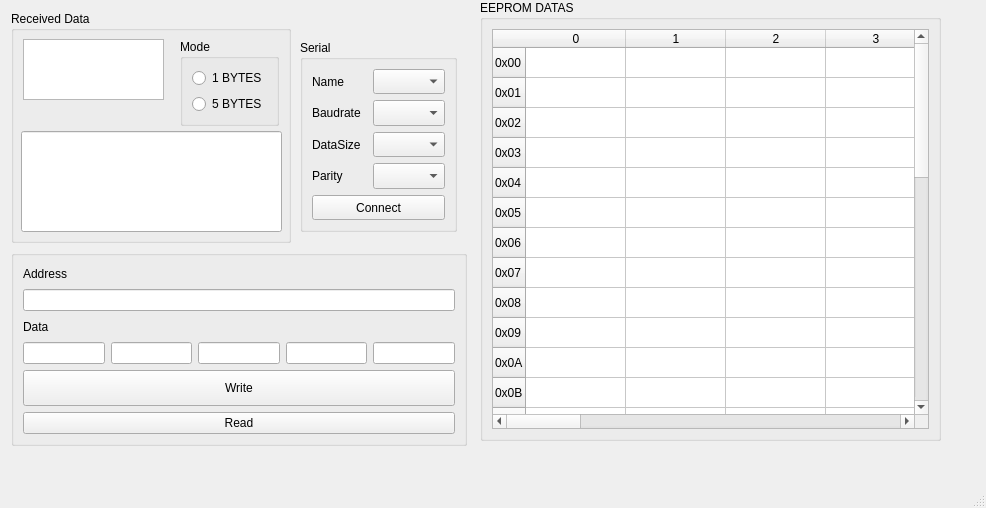
<?xml version="1.0" encoding="UTF-8"?>
<ui version="4.0">
 <class>MainWindow</class>
 <widget class="QMainWindow" name="MainWindow">
  <property name="geometry">
   <rect>
    <x>0</x>
    <y>0</y>
    <width>986</width>
    <height>508</height>
   </rect>
  </property>
  <property name="windowTitle">
   <string>MainWindow</string>
  </property>
  <widget class="QWidget" name="centralwidget">
   <widget class="QGroupBox" name="groupBox_2">
    <property name="geometry">
     <rect>
      <x>300</x>
      <y>40</y>
      <width>157</width>
      <height>192</height>
     </rect>
    </property>
    <property name="sizePolicy">
     <sizepolicy hsizetype="Preferred" vsizetype="Preferred">
      <horstretch>0</horstretch>
      <verstretch>0</verstretch>
     </sizepolicy>
    </property>
    <property name="title">
     <string>Serial</string>
    </property>
    <layout class="QGridLayout" name="gridLayout_3">
     <item row="0" column="0">
      <layout class="QHBoxLayout" name="horizontalLayout_6">
       <item>
        <widget class="QLabel" name="label">
         <property name="sizePolicy">
          <sizepolicy hsizetype="Preferred" vsizetype="Preferred">
           <horstretch>0</horstretch>
           <verstretch>0</verstretch>
          </sizepolicy>
         </property>
         <property name="text">
          <string>Name</string>
         </property>
        </widget>
       </item>
       <item>
        <widget class="QComboBox" name="comboBox_name">
         <property name="sizePolicy">
          <sizepolicy hsizetype="Preferred" vsizetype="Preferred">
           <horstretch>0</horstretch>
           <verstretch>0</verstretch>
          </sizepolicy>
         </property>
        </widget>
       </item>
      </layout>
     </item>
     <item row="1" column="0">
      <layout class="QHBoxLayout" name="horizontalLayout_7">
       <item>
        <widget class="QLabel" name="label_2">
         <property name="sizePolicy">
          <sizepolicy hsizetype="Preferred" vsizetype="Preferred">
           <horstretch>0</horstretch>
           <verstretch>0</verstretch>
          </sizepolicy>
         </property>
         <property name="text">
          <string>Baudrate</string>
         </property>
        </widget>
       </item>
       <item>
        <widget class="QComboBox" name="comboBox_baudrate">
         <property name="sizePolicy">
          <sizepolicy hsizetype="Preferred" vsizetype="Preferred">
           <horstretch>0</horstretch>
           <verstretch>0</verstretch>
          </sizepolicy>
         </property>
        </widget>
       </item>
      </layout>
     </item>
     <item row="2" column="0">
      <layout class="QHBoxLayout" name="horizontalLayout_8">
       <item>
        <widget class="QLabel" name="label_3">
         <property name="sizePolicy">
          <sizepolicy hsizetype="Preferred" vsizetype="Preferred">
           <horstretch>0</horstretch>
           <verstretch>0</verstretch>
          </sizepolicy>
         </property>
         <property name="text">
          <string>DataSize</string>
         </property>
        </widget>
       </item>
       <item>
        <widget class="QComboBox" name="comboBox_datasize">
         <property name="sizePolicy">
          <sizepolicy hsizetype="Preferred" vsizetype="Preferred">
           <horstretch>0</horstretch>
           <verstretch>0</verstretch>
          </sizepolicy>
         </property>
        </widget>
       </item>
      </layout>
     </item>
     <item row="3" column="0">
      <layout class="QHBoxLayout" name="horizontalLayout_9">
       <item>
        <widget class="QLabel" name="label_4">
         <property name="sizePolicy">
          <sizepolicy hsizetype="Preferred" vsizetype="Preferred">
           <horstretch>0</horstretch>
           <verstretch>0</verstretch>
          </sizepolicy>
         </property>
         <property name="text">
          <string>Parity</string>
         </property>
        </widget>
       </item>
       <item>
        <widget class="QComboBox" name="comboBox_parity">
         <property name="sizePolicy">
          <sizepolicy hsizetype="Preferred" vsizetype="Preferred">
           <horstretch>0</horstretch>
           <verstretch>0</verstretch>
          </sizepolicy>
         </property>
        </widget>
       </item>
      </layout>
     </item>
     <item row="4" column="0">
      <widget class="QPushButton" name="pushButton_connect">
       <property name="sizePolicy">
        <sizepolicy hsizetype="Minimum" vsizetype="Preferred">
         <horstretch>0</horstretch>
         <verstretch>0</verstretch>
        </sizepolicy>
       </property>
       <property name="text">
        <string>Connect</string>
       </property>
      </widget>
     </item>
    </layout>
   </widget>
   <widget class="QGroupBox" name="groupBox">
    <property name="geometry">
     <rect>
      <x>11</x>
      <y>11</y>
      <width>280</width>
      <height>232</height>
     </rect>
    </property>
    <property name="sizePolicy">
     <sizepolicy hsizetype="Preferred" vsizetype="Preferred">
      <horstretch>0</horstretch>
      <verstretch>0</verstretch>
     </sizepolicy>
    </property>
    <property name="title">
     <string>Received Data</string>
    </property>
    <widget class="QTextEdit" name="textEdit_rdata">
     <property name="geometry">
      <rect>
       <x>12</x>
       <y>28</y>
       <width>141</width>
       <height>61</height>
      </rect>
     </property>
     <property name="sizePolicy">
      <sizepolicy hsizetype="Expanding" vsizetype="Preferred">
       <horstretch>0</horstretch>
       <verstretch>0</verstretch>
      </sizepolicy>
     </property>
    </widget>
    <widget class="QGroupBox" name="groupBox_4">
     <property name="geometry">
      <rect>
       <x>169</x>
       <y>28</y>
       <width>99</width>
       <height>87</height>
      </rect>
     </property>
     <property name="sizePolicy">
      <sizepolicy hsizetype="Preferred" vsizetype="Preferred">
       <horstretch>0</horstretch>
       <verstretch>0</verstretch>
      </sizepolicy>
     </property>
     <property name="title">
      <string>Mode</string>
     </property>
     <layout class="QVBoxLayout" name="verticalLayout">
      <item>
       <widget class="QRadioButton" name="radioButton">
        <property name="text">
         <string>1 BYTES</string>
        </property>
       </widget>
      </item>
      <item>
       <widget class="QRadioButton" name="radioButton_2">
        <property name="text">
         <string>5 BYTES</string>
        </property>
       </widget>
      </item>
     </layout>
    </widget>
    <widget class="QLineEdit" name="lineEdit_rdata">
     <property name="geometry">
      <rect>
       <x>10</x>
       <y>120</y>
       <width>261</width>
       <height>101</height>
      </rect>
     </property>
    </widget>
   </widget>
   <widget class="QGroupBox" name="groupBox_3">
    <property name="geometry">
     <rect>
      <x>11</x>
      <y>250</y>
      <width>456</width>
      <height>196</height>
     </rect>
    </property>
    <property name="sizePolicy">
     <sizepolicy hsizetype="Preferred" vsizetype="Preferred">
      <horstretch>0</horstretch>
      <verstretch>0</verstretch>
     </sizepolicy>
    </property>
    <property name="title">
     <string/>
    </property>
    <layout class="QGridLayout" name="gridLayout_2">
     <item row="0" column="0">
      <widget class="QLabel" name="label_5">
       <property name="text">
        <string>Address</string>
       </property>
      </widget>
     </item>
     <item row="4" column="2">
      <widget class="QLineEdit" name="lineEdit_data_2">
       <property name="sizePolicy">
        <sizepolicy hsizetype="Expanding" vsizetype="Preferred">
         <horstretch>0</horstretch>
         <verstretch>0</verstretch>
        </sizepolicy>
       </property>
       <property name="text">
        <string/>
       </property>
      </widget>
     </item>
     <item row="1" column="0" colspan="5">
      <widget class="QLineEdit" name="lineEdit_addr">
       <property name="sizePolicy">
        <sizepolicy hsizetype="Expanding" vsizetype="Preferred">
         <horstretch>0</horstretch>
         <verstretch>0</verstretch>
        </sizepolicy>
       </property>
      </widget>
     </item>
     <item row="4" column="3">
      <widget class="QLineEdit" name="lineEdit_data_3">
       <property name="sizePolicy">
        <sizepolicy hsizetype="Expanding" vsizetype="Preferred">
         <horstretch>0</horstretch>
         <verstretch>0</verstretch>
        </sizepolicy>
       </property>
       <property name="text">
        <string/>
       </property>
      </widget>
     </item>
     <item row="4" column="1">
      <widget class="QLineEdit" name="lineEdit_data_1">
       <property name="sizePolicy">
        <sizepolicy hsizetype="Expanding" vsizetype="Preferred">
         <horstretch>0</horstretch>
         <verstretch>0</verstretch>
        </sizepolicy>
       </property>
       <property name="text">
        <string/>
       </property>
      </widget>
     </item>
     <item row="4" column="0">
      <widget class="QLineEdit" name="lineEdit_data_0">
       <property name="sizePolicy">
        <sizepolicy hsizetype="Expanding" vsizetype="Preferred">
         <horstretch>0</horstretch>
         <verstretch>0</verstretch>
        </sizepolicy>
       </property>
       <property name="text">
        <string/>
       </property>
      </widget>
     </item>
     <item row="2" column="0">
      <widget class="QLabel" name="label_6">
       <property name="text">
        <string>Data</string>
       </property>
      </widget>
     </item>
     <item row="4" column="4">
      <widget class="QLineEdit" name="lineEdit_data_4">
       <property name="sizePolicy">
        <sizepolicy hsizetype="Expanding" vsizetype="Preferred">
         <horstretch>0</horstretch>
         <verstretch>0</verstretch>
        </sizepolicy>
       </property>
       <property name="text">
        <string/>
       </property>
      </widget>
     </item>
     <item row="8" column="0" colspan="5">
      <widget class="QPushButton" name="pushButton_read">
       <property name="text">
        <string>Read</string>
       </property>
      </widget>
     </item>
     <item row="6" column="0" rowspan="2" colspan="5">
      <widget class="QPushButton" name="pushButton_pos">
       <property name="sizePolicy">
        <sizepolicy hsizetype="Minimum" vsizetype="Preferred">
         <horstretch>0</horstretch>
         <verstretch>0</verstretch>
        </sizepolicy>
       </property>
       <property name="text">
        <string>Write</string>
       </property>
      </widget>
     </item>
    </layout>
   </widget>
   <widget class="QGroupBox" name="groupBox_5">
    <property name="geometry">
     <rect>
      <x>480</x>
      <y>0</y>
      <width>461</width>
      <height>441</height>
     </rect>
    </property>
    <property name="title">
     <string>EEPROM DATAS</string>
    </property>
    <layout class="QHBoxLayout" name="horizontalLayout_2">
     <item>
      <widget class="QTableWidget" name="tableWidget">
       <row>
        <property name="text">
         <string>0x00</string>
        </property>
       </row>
       <row>
        <property name="text">
         <string>0x01</string>
        </property>
       </row>
       <row>
        <property name="text">
         <string>0x02</string>
        </property>
       </row>
       <row>
        <property name="text">
         <string>0x03</string>
        </property>
       </row>
       <row>
        <property name="text">
         <string>0x04</string>
        </property>
       </row>
       <row>
        <property name="text">
         <string>0x05</string>
        </property>
       </row>
       <row>
        <property name="text">
         <string>0x06</string>
        </property>
       </row>
       <row>
        <property name="text">
         <string>0x07</string>
        </property>
       </row>
       <row>
        <property name="text">
         <string>0x08</string>
        </property>
       </row>
       <row>
        <property name="text">
         <string>0x09</string>
        </property>
       </row>
       <row>
        <property name="text">
         <string>0x0A</string>
        </property>
       </row>
       <row>
        <property name="text">
         <string>0x0B</string>
        </property>
       </row>
       <row>
        <property name="text">
         <string>0x0C</string>
        </property>
       </row>
       <row>
        <property name="text">
         <string>0x0D</string>
        </property>
       </row>
       <row>
        <property name="text">
         <string>0x0E</string>
        </property>
       </row>
       <row>
        <property name="text">
         <string>0x0F</string>
        </property>
       </row>
       <row>
        <property name="text">
         <string>0x10</string>
        </property>
       </row>
       <row>
        <property name="text">
         <string>0x11</string>
        </property>
       </row>
       <row>
        <property name="text">
         <string>0x12</string>
        </property>
       </row>
       <row>
        <property name="text">
         <string>0x13</string>
        </property>
       </row>
       <row>
        <property name="text">
         <string>0x14</string>
        </property>
       </row>
       <row>
        <property name="text">
         <string>0x15</string>
        </property>
       </row>
       <row>
        <property name="text">
         <string>0x16</string>
        </property>
       </row>
       <row>
        <property name="text">
         <string>0x17</string>
        </property>
       </row>
       <row>
        <property name="text">
         <string>0x18</string>
        </property>
       </row>
       <row>
        <property name="text">
         <string>0x19</string>
        </property>
       </row>
       <row>
        <property name="text">
         <string>0x1A</string>
        </property>
       </row>
       <row>
        <property name="text">
         <string>0x1B</string>
        </property>
       </row>
       <row>
        <property name="text">
         <string>0x1C</string>
        </property>
       </row>
       <row>
        <property name="text">
         <string>0x1D</string>
        </property>
       </row>
       <row>
        <property name="text">
         <string>0x1E</string>
        </property>
       </row>
       <row>
        <property name="text">
         <string>0x1F</string>
        </property>
       </row>
       <column>
        <property name="text">
         <string>0</string>
        </property>
       </column>
       <column>
        <property name="text">
         <string>1</string>
        </property>
       </column>
       <column>
        <property name="text">
         <string>2</string>
        </property>
       </column>
       <column>
        <property name="text">
         <string>3</string>
        </property>
       </column>
       <column>
        <property name="text">
         <string>4</string>
        </property>
       </column>
       <column>
        <property name="text">
         <string>5</string>
        </property>
       </column>
       <column>
        <property name="text">
         <string>6</string>
        </property>
       </column>
       <column>
        <property name="text">
         <string>7</string>
        </property>
       </column>
       <column>
        <property name="text">
         <string>8</string>
        </property>
       </column>
       <column>
        <property name="text">
         <string>9</string>
        </property>
       </column>
       <column>
        <property name="text">
         <string>A</string>
        </property>
       </column>
       <column>
        <property name="text">
         <string>B</string>
        </property>
       </column>
       <column>
        <property name="text">
         <string>C</string>
        </property>
       </column>
       <column>
        <property name="text">
         <string>D</string>
        </property>
       </column>
       <column>
        <property name="text">
         <string>E</string>
        </property>
       </column>
       <column>
        <property name="text">
         <string>F</string>
        </property>
       </column>
      </widget>
     </item>
    </layout>
   </widget>
  </widget>
  <widget class="QMenuBar" name="menubar">
   <property name="geometry">
    <rect>
     <x>0</x>
     <y>0</y>
     <width>986</width>
     <height>26</height>
    </rect>
   </property>
  </widget>
  <widget class="QStatusBar" name="statusbar"/>
 </widget>
 <resources/>
 <connections/>
</ui>
